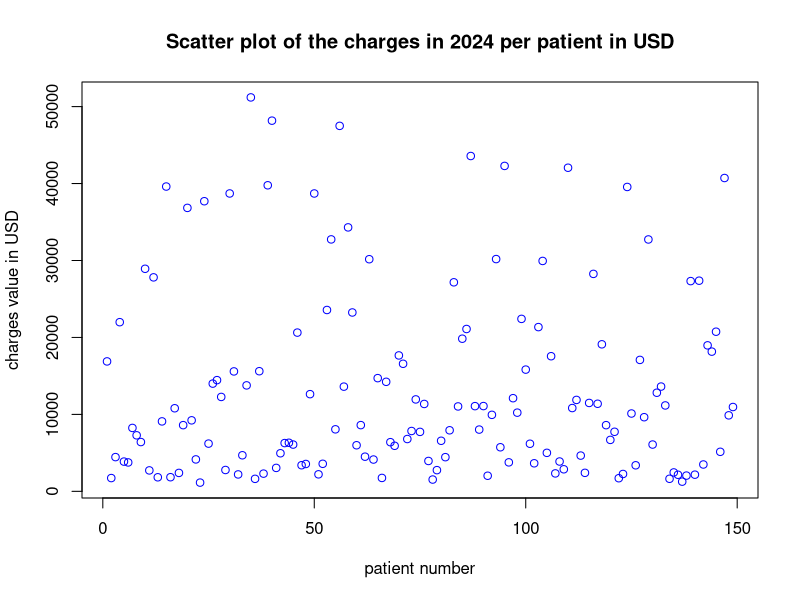
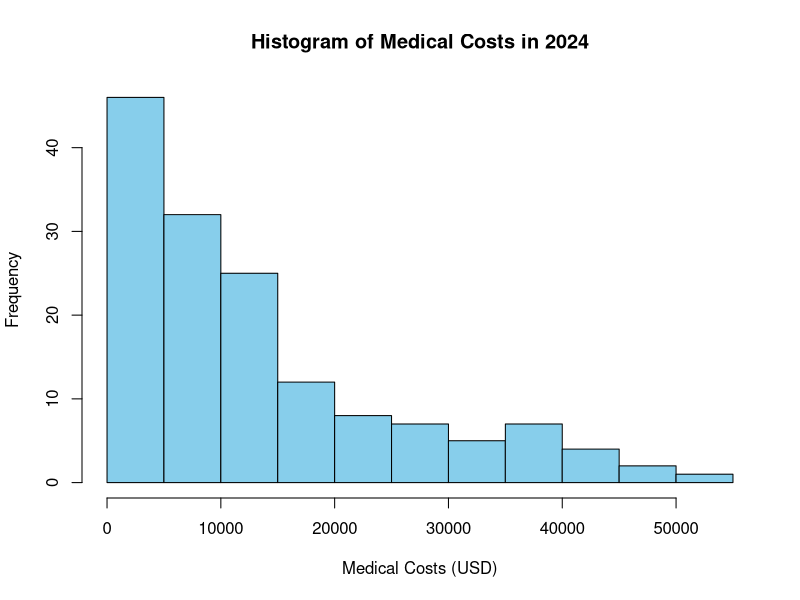
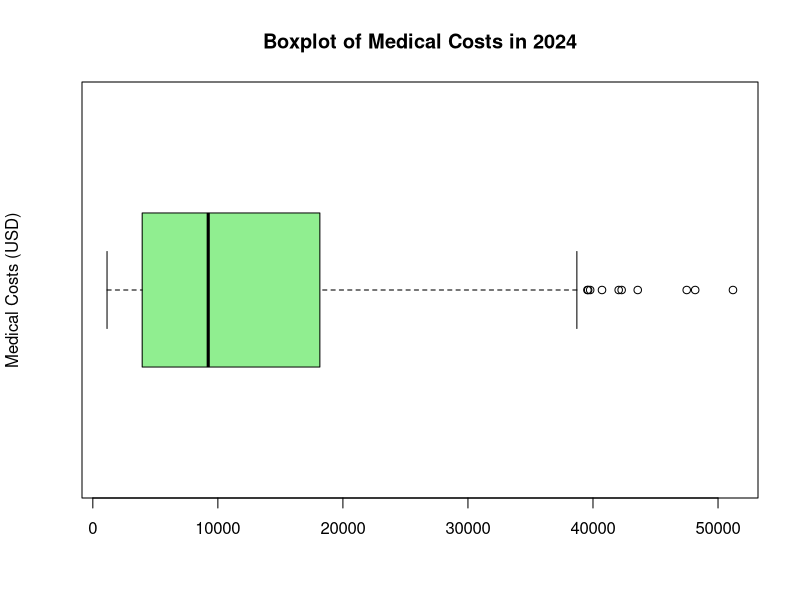
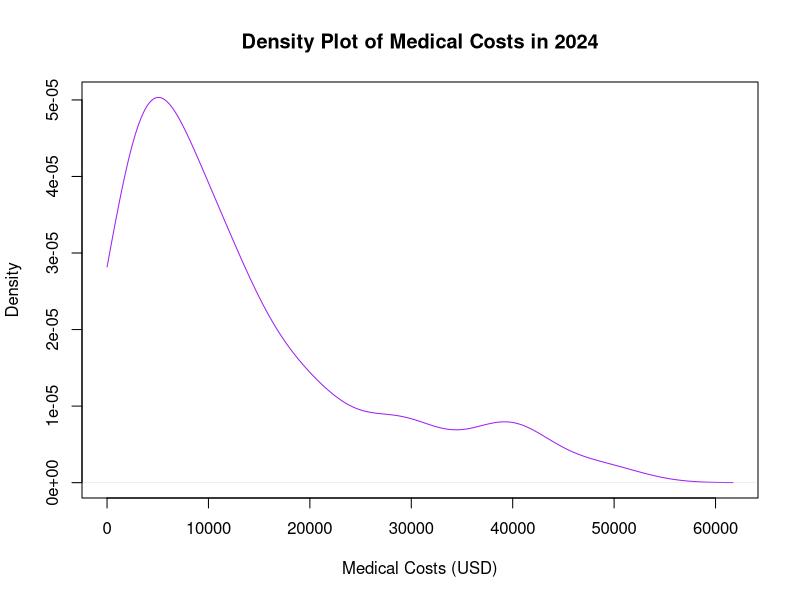
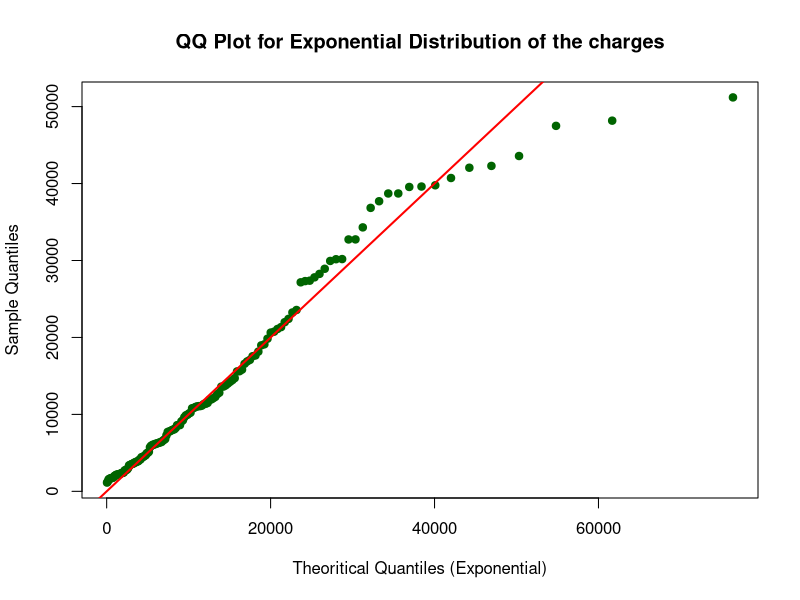
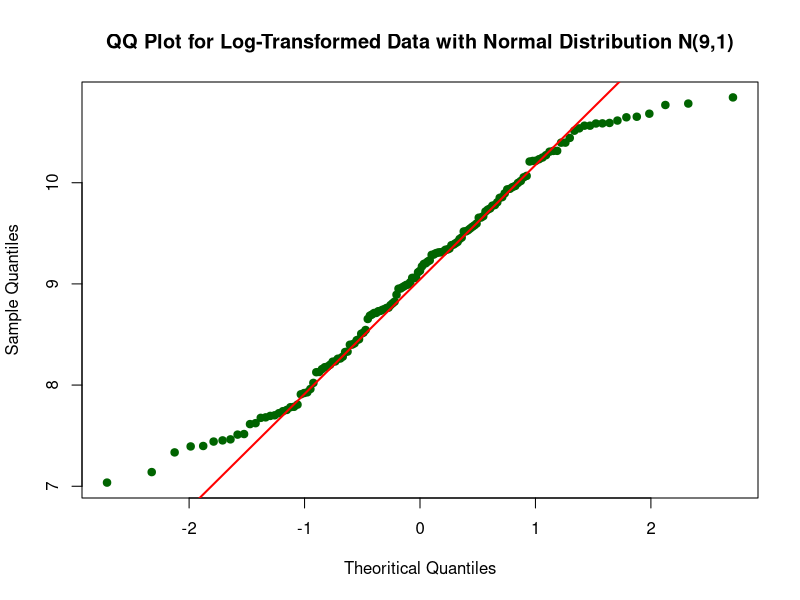
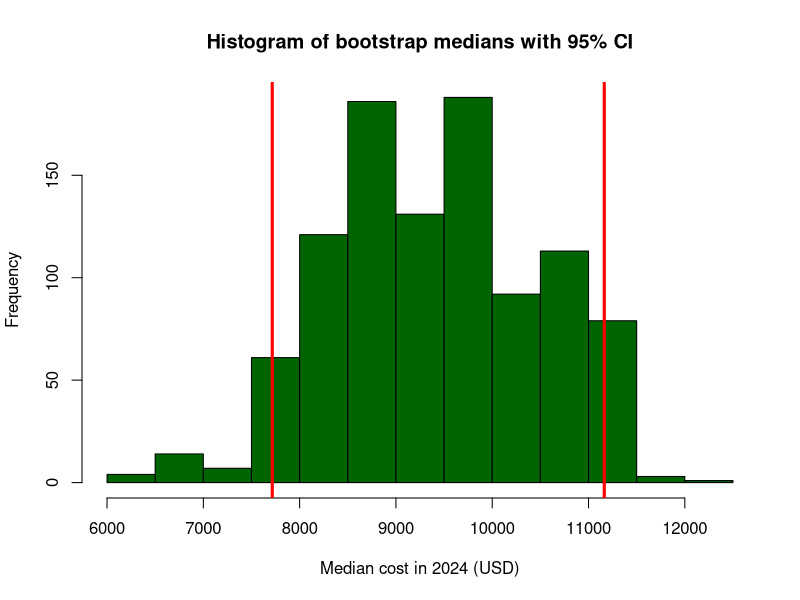
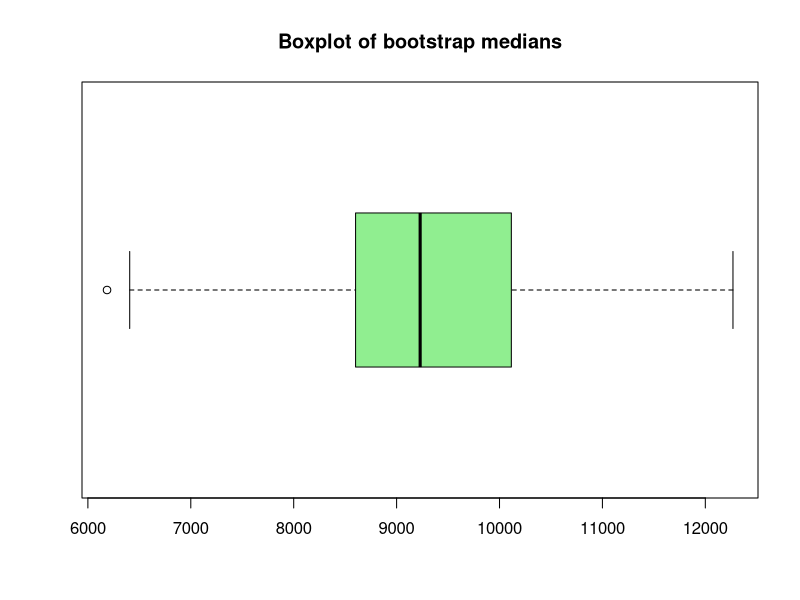

Recreate these plots in R, in order.
getwd() # Print the current working directory

###
#1# Summary statistics and graphical summaries of the data
###
# Read the data from the txt file into R
charges <- scan("charges.txt")
#Numerical summaries
summary(charges) # Summary statistics
sd(charges) # Standard deviation
IQR(charges) # Interquartile range
get_mode <- function(x) { # Function to calculate the mode
  uniq_vals <- unique(x)
  uniq_vals[which.max(tabulate(match(x, uniq_vals)))]}
mode_charges <- get_mode(charges) # Calculate and print the mode
cat("Mode:", mode_charges, "\n")
# Graphical summaries
#Graph
plot(charges, 
     main = "Scatter plot of the charges in 2024 per patient in USD", 
     xlab = "patient number", 
     ylab = "charges value in USD",
     col = "blue") 
# Histogram
hist(charges, 
     main = "Histogram of Medical Costs in 2024", 
     xlab = "Medical Costs (USD)", 
     col = "skyblue")
# Boxplot
boxplot(charges, 
        main = "Boxplot of Medical Costs in 2024", 
        ylab = "Medical Costs (USD)", 
        col = "lightgreen", 
        horizontal = TRUE)
# Density plot
plot(density(charges, from = 0), # Density plot of the charges starting from 0
     main = "Density Plot of Medical Costs in 2024", 
     xlab = "Medical Costs (USD)", 
     col = "purple")

###
#2#
###
#i)
#MLE
lambda_hat <- 1 / mean(charges) 
lambda_hat # Print the estimated λ using MLE
# QQ Plot for Exponential distribution
qqplot(qexp(ppoints(length(charges)), rate = lambda_hat), sort(charges), # sort the charges for the qqplot
       main = "QQ Plot for Exponential Distribution of the charges",
       xlab = "Theoritical Quantiles (Exponential)",
       ylab = "Sample Quantiles",
       pch=19, col="darkgreen")
abline(0,1, col="red", lwd=2) # qqline, reference line
#ii) Log-transform the data and QQ Plot for Normal distribution
log_charges <- log(charges)
# QQ Plot for Normal distribution with mean = 9 and variance = 1
qqnorm(log_charges, 
       main = "QQ Plot for Log-Transformed Data with Normal Distribution N(9,1)", 
       xlab = "Theoritical Quantiles",
       ylab = "Sample Quantiles",
       pch = 19, col = "darkgreen")
qqline(log_charges, col = "red", lwd = 2) # qqline, reference line

###
#3# Chi squared tests
###
#i)
charges.breaks = seq(0, max(charges), length.out = 10) # Define 9 cells to bin the data into
charges.breaks # Print the 9 cells 
charges.cut = cut(charges, breaks = charges.breaks, right = F) # Bin the data into the 9 cells
charges.table <- table(charges.cut) # Count the data in each bin
prob.exp <- numeric(9) # Initialize the vector to store the probabilities
exp.f.exp <- numeric(9) # Initialize the vector to store the expected frequencies
for (i in 1:(length(charges.breaks) - 1)) {
  prob.exp[i] <- pexp(charges.breaks[i+1], rate = lambda_hat) - pexp(charges.breaks[i], rate = lambda_hat)
  exp.f.exp[i] <- prob.exp[i] * length(charges)}
exp.f.exp # Print expected frequencies
obs.f.exp <- as.numeric(charges.table) # Observed frequencies
obs.f.exp # Print observed frequencies
x2.exp <- sum((obs.f.exp - exp.f.exp)^2 / exp.f.exp) # Calculate the chi-squared statistic
x2.exp # Print the chi-squared statistic
pval.exp <- 1 - pchisq(x2.exp, df = 7) # Calculate the p-value using the chi-squared distribution and the degrees of freedom
pval.exp  # Print the p-value
#ii)
log_charges.breaks = seq(min(log_charges), max(log_charges), length.out = 10)  # Define 9 cells to bin the data into
log_charges.breaks # Print the 9 cells 
log_charges.cut = cut(log_charges, breaks = log_charges.breaks, right = F) # Bin the data into the 9 cells
log_charges.table <- table(log_charges.cut) # Count the data in each bin
prob.norm <- numeric(9) # Initialize the vector to store the probabilities
exp.f.norm <- numeric(9) # Initialize the vector to store the expected frequencies
for (i in 1:(length(log_charges.breaks) - 1)) {
  prob.norm[i] <- pnorm(log_charges.breaks[i+1], mean = 9, sd = 1) - pnorm(log_charges.breaks[i], mean = 9, sd = 1)
  exp.f.norm[i] <- prob.norm[i] * length(log_charges)}
exp.f.norm # Print expected frequencies
obs.f.norm <- as.numeric(log_charges.table) # Observed frequencies
obs.f.norm # Print observed frequencies
x2.norm <- sum((obs.f.norm - exp.f.norm)^2 / exp.f.norm) # Calculate the chi-squared statistic
x2.norm  # Print the chi-squared statistic
pval.norm <- 1 - pchisq(x2.norm, df = 6) # Calculate the p-value using the chi-squared distribution and the degrees of freedom
pval.norm  # Print the p-value

###
#4# Kolmogorov-Smirnov tests
###
#i)
sort(charges) # Sort the charges
ks.test(charges, pexp, rate = lambda_hat) # Perform the KS test
#ii)
sort(log_charges) # Sort the log-transformed charges
ks.test(log_charges, pnorm, mean = 9, sd = 1) # Perform the KS test 

###
#5# 
###
B <- 1000 # set the number of bootstrap samples
median.bst <- numeric(B) # Initialize the vector to store the medians of the bootstrap samples
for(i in 1:B){ # Loop over the number of bootstrap samples
  boot.sample <- sample(charges, size = 149, replace = TRUE) # Generate a bootstrap sample with replacement and the same size as the original sample 
  median.bst[i] = median(boot.sample)} # Store the median of each bootstrap sample
summary(median.bst) # Summary statistics of the bootstrap medians
bootstrap_CI = quantile(median.bst, c(0.025, 0.975)) # 95% bootstrap CI, 2.5% and 97.5% quantiles
bootstrap_CI
par(mfrow=c(1,1)) # Histogram of the bootstrap medians
hist(median.bst,
     main = "Histogram of bootstrap medians with 95% CI",
     xlab = "Median cost in 2024 (USD)",
     col  = "darkgreen")
abline(v = bootstrap_CI, lwd = 3, col = 'red') # Add vertical lines for the 95% CI
boxplot(median.bst, # Boxplot of the bootstrap medians
        main = "Boxplot of bootstrap medians",
        col  = "lightgreen",
        horizontal = TRUE)

###
#6#
###
#Normal distribution parameters
mu_log <- 9 # mean
sigma2_log <- 1 # variance 
sigma_log <- sqrt(sigma2_log)  # standard deviation
median_log <- mu_log # median = mean in a normal distribution
n <- 149 # sample size
#m_hat <- exp(mu_log); # Median of the sample in original scale
#m_hat # Print the median of the sample in the original scale
se <- sigma_log * sqrt(pi / (2 * n)); # Standard error of the sample median
se # Print the standard error of the sample median
#95% CI for the population median on the logarithmic scale
median_log - 1.96 * se; # Lower
median_log + 1.96 * se # Upper
#95% CI for the population median on the original scale
exp(median_log - 1.96 * se); # Lower
exp(median_log + 1.96 * se) # Upper

###
#7#
###
B <- 10000 # Number of bootstraps
median.hyp = 8500 # Hypothesized median 8,500 USD
boot.median.H0 = numeric(B) # Initialize the vector to store the medians of the bootstrap samples
for (i in 1:B){
  y.boot = rexp(length(charges), rate = log(2) / median.hyp) 
  boot.median.H0[i] = median(y.boot)} # Store the median of each bootstrap sample
# Histogram of the bootstrap medians and the sample median
hist(boot.median.H0, 
     col="darkgreen", 
     main="Histogram of bootstrap medians and sample median")
m.hat = median(charges) # Sample median
abline(v = m.hat, col="red", lwd=2.0) # Add a vertical line for the sample median
boot.pval = (1 + length(boot.median.H0[boot.median.H0 >= m.hat])) / (B + 1) 
boot.pval # Print the p-value
t.test(charges, mu=median.hyp, alternative="greater") # One-sample t-test